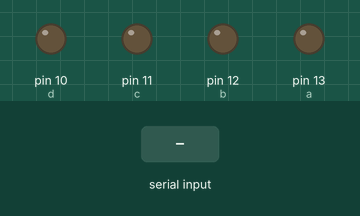
Simulated run of this sketch. Board: Arduino Uno, built with avr-gcc and run on an emulated ATmega328P. Parts: output pins drawn as LEDs (lit = HIGH). Inputs (shaded band) come from the test bench.

Above: at 1.2 s.
1.3 s: "1" received over Serial
At 1.7 s:
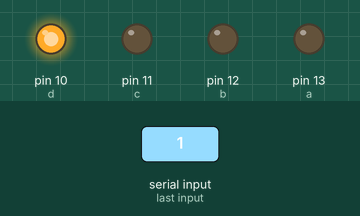
2.8 s: "2" received over Serial
At 4.0 s:
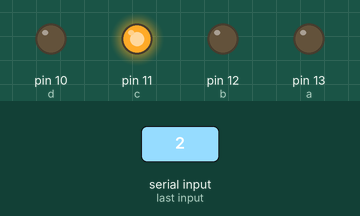
4.3 s: "3" received over Serial
At 5.2 s:
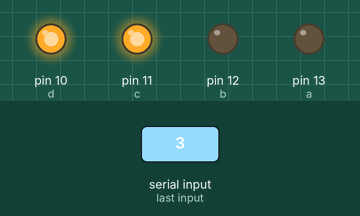
5.8 s: "0" received over Serial
At 6.3 s:
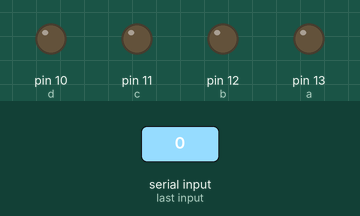
Timing chart, 0 to 8.3 s (numbered marks = the images above; inputs shaded):
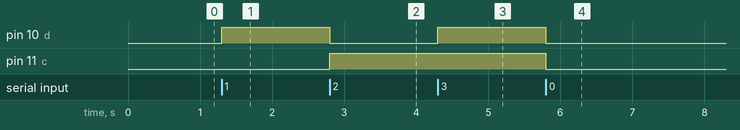

The sketch:

segemnt_bcd.ino
```cpp
int a=13;
int b=12;
int c=11;
int d=10;
char con;
void setup() {
  // put your setup code here, to run once:
  Serial.begin(9600);
  pinMode(a,OUTPUT);
  pinMode(b,OUTPUT);
  pinMode(c,OUTPUT);
  pinMode(d,OUTPUT);
}

void loop() {
  // put your main code here, to run repeatedly:
  Serial.available();
  con = Serial.read();
  if(con =='0'){
  digitalWrite(a,LOW);
  digitalWrite(b,LOW);
  digitalWrite(c,LOW);
  digitalWrite(d,LOW);
    }
    else if(con=='1'){
      digitalWrite(a,LOW);
      digitalWrite(b,LOW);
      digitalWrite(c,LOW);
      digitalWrite(d,HIGH);
    }
else if(con =='2'){
  digitalWrite(a,LOW);
  digitalWrite(b,LOW);
  digitalWrite(c,HIGH);
  digitalWrite(d,LOW);
}
else if(con =='3'){
  digitalWrite(a,LOW);
  digitalWrite(b,LOW);
  digitalWrite(c,HIGH);
  digitalWrite(d,HIGH);
}

}
```

Measured:
- after the input at 1.3 s, pin 10 (d): LOW → HIGH at once
- after the input at 2.8 s, pin 10 (d): HIGH → LOW at once; pin 11 (c): LOW → HIGH at once
- after the input at 4.3 s, pin 10 (d): LOW → HIGH at once
- after the input at 5.8 s, pin 10 (d), pin 11 (c): HIGH → LOW at once
